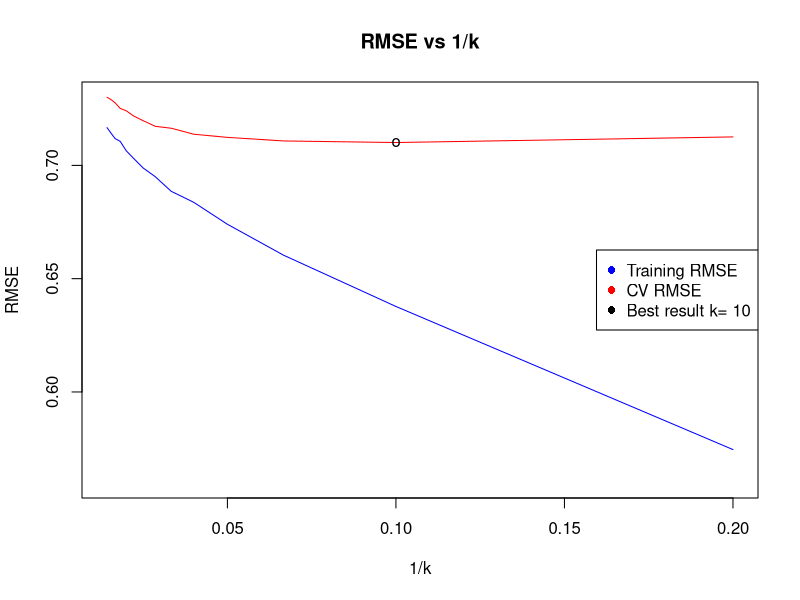

Generate this figure with R:
## ---- chunk 1
# Clear workspace, install library & import data
library("caret")
library("Metrics")
set.seed(1234)

rm(list = ls())

data.trn <- read.csv("wineq_train.csv", stringsAsFactors=F)
## ---- chunk 2
str(data.trn)
## ---- chunk 3
## Calculate RMSE for different values of k
ctrl <- trainControl(method="cv", number=10) #10 fold cross validation

K <- seq(5, 70, by=5)

model <- train(quality ~ .,
               method = "knn",
               trControl = ctrl,
               preProcess = c("center","scale"),
               tuneGrid = data.frame(k=K),
               data = data.trn)

#print(model)
#plot(model)

train_rmse <- rep(NA, length(K))
i <- 1
for (k in K){
  modelCV <- train(quality ~ .,
                 method = "knn",
                 trControl = ctrl,
                 preProcess = c("center","scale"),
                 tuneGrid = data.frame(k=k),
                 data = data.trn)
  predictions_train <- predict(modelCV, newdata = data.trn)
  train_rmse[i] <- rmse(data.trn$quality, predictions_train)
  i <- i + 1
}
## ---- chunk 4
## Plot RMSE vs 1/k
plot(1/model$results$k, model$results$RMSE, type = "l", xlab = "1/k", ylab = "RMSE", main = "RMSE vs 1/k", col="red", ylim=c(0.56,0.73))
points(1/K, train_rmse, type = "l", pch = 16, col = "blue")

best_k = model$bestTune$k
index = which.min(model$results$RMSE)
points(1/best_k, model$results$RMSE[index], pch = "o", col = "black")
legend("right", legend = c("Training RMSE", "CV RMSE", paste("Best result k=", best_k)), col = c("blue", "red", "black"), pch = 16)
